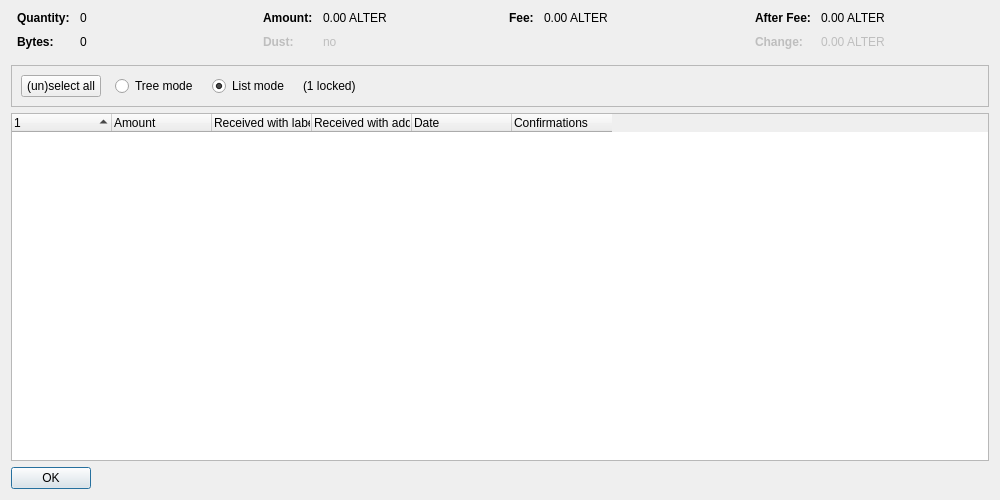
<?xml version="1.0" encoding="UTF-8"?>
<ui version="4.0">
 <class>CoinControlDialog</class>
 <widget class="QDialog" name="CoinControlDialog">
  <property name="geometry">
   <rect>
    <x>0</x>
    <y>0</y>
    <width>1000</width>
    <height>500</height>
   </rect>
  </property>
  <property name="windowTitle">
   <string>Coin Selection</string>
  </property>
  <layout class="QVBoxLayout" name="verticalLayout">
   <item>
    <layout class="QHBoxLayout" name="horizontalLayoutTop" stretch="0,0,0,0">
     <property name="topMargin">
      <number>0</number>
     </property>
     <property name="bottomMargin">
      <number>10</number>
     </property>
     <item>
      <layout class="QFormLayout" name="formLayoutCoinControl1">
       <property name="horizontalSpacing">
        <number>10</number>
       </property>
       <property name="verticalSpacing">
        <number>10</number>
       </property>
       <property name="leftMargin">
        <number>6</number>
       </property>
       <property name="rightMargin">
        <number>6</number>
       </property>
       <item row="0" column="0">
        <widget class="QLabel" name="labelCoinControlQuantityText">
         <property name="font">
          <font>
           <weight>75</weight>
           <bold>true</bold>
          </font>
         </property>
         <property name="text">
          <string>Quantity:</string>
         </property>
        </widget>
       </item>
       <item row="0" column="1">
        <widget class="QLabel" name="labelCoinControlQuantity">
         <property name="cursor">
          <cursorShape>IBeamCursor</cursorShape>
         </property>
         <property name="contextMenuPolicy">
          <enum>Qt::ActionsContextMenu</enum>
         </property>
         <property name="text">
          <string notr="true">0</string>
         </property>
         <property name="textInteractionFlags">
          <set>Qt::LinksAccessibleByMouse|Qt::TextSelectableByKeyboard|Qt::TextSelectableByMouse</set>
         </property>
        </widget>
       </item>
       <item row="1" column="0">
        <widget class="QLabel" name="labelCoinControlBytesText">
         <property name="font">
          <font>
           <weight>75</weight>
           <bold>true</bold>
          </font>
         </property>
         <property name="text">
          <string>Bytes:</string>
         </property>
        </widget>
       </item>
       <item row="1" column="1">
        <widget class="QLabel" name="labelCoinControlBytes">
         <property name="cursor">
          <cursorShape>IBeamCursor</cursorShape>
         </property>
         <property name="contextMenuPolicy">
          <enum>Qt::ActionsContextMenu</enum>
         </property>
         <property name="text">
          <string notr="true">0</string>
         </property>
         <property name="textInteractionFlags">
          <set>Qt::LinksAccessibleByMouse|Qt::TextSelectableByKeyboard|Qt::TextSelectableByMouse</set>
         </property>
        </widget>
       </item>
      </layout>
     </item>
     <item>
      <layout class="QFormLayout" name="formLayoutCoinControl2">
       <property name="horizontalSpacing">
        <number>10</number>
       </property>
       <property name="verticalSpacing">
        <number>10</number>
       </property>
       <property name="leftMargin">
        <number>6</number>
       </property>
       <property name="rightMargin">
        <number>6</number>
       </property>
       <item row="0" column="0">
        <widget class="QLabel" name="labelCoinControlAmountText">
         <property name="font">
          <font>
           <weight>75</weight>
           <bold>true</bold>
          </font>
         </property>
         <property name="text">
          <string>Amount:</string>
         </property>
        </widget>
       </item>
       <item row="0" column="1">
        <widget class="QLabel" name="labelCoinControlAmount">
         <property name="cursor">
          <cursorShape>IBeamCursor</cursorShape>
         </property>
         <property name="contextMenuPolicy">
          <enum>Qt::ActionsContextMenu</enum>
         </property>
         <property name="text">
          <string notr="true">0.00 ALTER</string>
         </property>
         <property name="textInteractionFlags">
          <set>Qt::LinksAccessibleByMouse|Qt::TextSelectableByKeyboard|Qt::TextSelectableByMouse</set>
         </property>
        </widget>
       </item>
       <item row="1" column="0">
        <widget class="QLabel" name="labelCoinControlLowOutputText">
         <property name="enabled">
          <bool>false</bool>
         </property>
         <property name="font">
          <font>
           <weight>75</weight>
           <bold>true</bold>
          </font>
         </property>
         <property name="text">
          <string>Dust:</string>
         </property>
        </widget>
       </item>
       <item row="1" column="1">
        <widget class="QLabel" name="labelCoinControlLowOutput">
         <property name="enabled">
          <bool>false</bool>
         </property>
         <property name="cursor">
          <cursorShape>IBeamCursor</cursorShape>
         </property>
         <property name="contextMenuPolicy">
          <enum>Qt::ActionsContextMenu</enum>
         </property>
         <property name="text">
          <string notr="true">no</string>
         </property>
         <property name="textInteractionFlags">
          <set>Qt::LinksAccessibleByMouse|Qt::TextSelectableByKeyboard|Qt::TextSelectableByMouse</set>
         </property>
        </widget>
       </item>
      </layout>
     </item>
     <item>
      <layout class="QFormLayout" name="formLayoutCoinControl3">
       <property name="horizontalSpacing">
        <number>10</number>
       </property>
       <property name="verticalSpacing">
        <number>10</number>
       </property>
       <property name="leftMargin">
        <number>6</number>
       </property>
       <property name="rightMargin">
        <number>6</number>
       </property>
       <item row="0" column="0">
        <widget class="QLabel" name="labelCoinControlFeeText">
         <property name="font">
          <font>
           <weight>75</weight>
           <bold>true</bold>
          </font>
         </property>
         <property name="text">
          <string>Fee:</string>
         </property>
        </widget>
       </item>
       <item row="0" column="1">
        <widget class="QLabel" name="labelCoinControlFee">
         <property name="cursor">
          <cursorShape>IBeamCursor</cursorShape>
         </property>
         <property name="contextMenuPolicy">
          <enum>Qt::ActionsContextMenu</enum>
         </property>
         <property name="text">
          <string notr="true">0.00 ALTER</string>
         </property>
         <property name="textInteractionFlags">
          <set>Qt::LinksAccessibleByMouse|Qt::TextSelectableByKeyboard|Qt::TextSelectableByMouse</set>
         </property>
        </widget>
       </item>
      </layout>
     </item>
     <item>
      <layout class="QFormLayout" name="formLayoutCoinControl4">
       <property name="horizontalSpacing">
        <number>10</number>
       </property>
       <property name="verticalSpacing">
        <number>10</number>
       </property>
       <property name="leftMargin">
        <number>6</number>
       </property>
       <property name="rightMargin">
        <number>6</number>
       </property>
       <item row="0" column="0">
        <widget class="QLabel" name="labelCoinControlAfterFeeText">
         <property name="font">
          <font>
           <weight>75</weight>
           <bold>true</bold>
          </font>
         </property>
         <property name="text">
          <string>After Fee:</string>
         </property>
        </widget>
       </item>
       <item row="0" column="1">
        <widget class="QLabel" name="labelCoinControlAfterFee">
         <property name="cursor">
          <cursorShape>IBeamCursor</cursorShape>
         </property>
         <property name="contextMenuPolicy">
          <enum>Qt::ActionsContextMenu</enum>
         </property>
         <property name="text">
          <string notr="true">0.00 ALTER</string>
         </property>
         <property name="textInteractionFlags">
          <set>Qt::LinksAccessibleByMouse|Qt::TextSelectableByKeyboard|Qt::TextSelectableByMouse</set>
         </property>
        </widget>
       </item>
       <item row="1" column="0">
        <widget class="QLabel" name="labelCoinControlChangeText">
         <property name="enabled">
          <bool>false</bool>
         </property>
         <property name="font">
          <font>
           <weight>75</weight>
           <bold>true</bold>
          </font>
         </property>
         <property name="text">
          <string>Change:</string>
         </property>
        </widget>
       </item>
       <item row="1" column="1">
        <widget class="QLabel" name="labelCoinControlChange">
         <property name="enabled">
          <bool>false</bool>
         </property>
         <property name="cursor">
          <cursorShape>IBeamCursor</cursorShape>
         </property>
         <property name="contextMenuPolicy">
          <enum>Qt::ActionsContextMenu</enum>
         </property>
         <property name="text">
          <string notr="true">0.00 ALTER</string>
         </property>
         <property name="textInteractionFlags">
          <set>Qt::LinksAccessibleByMouse|Qt::TextSelectableByKeyboard|Qt::TextSelectableByMouse</set>
         </property>
        </widget>
       </item>
      </layout>
     </item>
    </layout>
   </item>
   <item>
    <widget class="QFrame" name="frame">
     <property name="minimumSize">
      <size>
       <width>0</width>
       <height>40</height>
      </size>
     </property>
     <property name="frameShape">
      <enum>QFrame::StyledPanel</enum>
     </property>
     <property name="frameShadow">
      <enum>QFrame::Sunken</enum>
     </property>
     <layout class="QHBoxLayout" name="horizontalLayout">
      <item>
       <layout class="QHBoxLayout" name="horizontalLayoutPanel" stretch="0,0,0,0,0">
        <property name="spacing">
         <number>14</number>
        </property>
        <item>
         <widget class="QPushButton" name="pushButtonSelectAll">
          <property name="sizePolicy">
           <sizepolicy hsizetype="Maximum" vsizetype="Fixed">
            <horstretch>0</horstretch>
            <verstretch>0</verstretch>
           </sizepolicy>
          </property>
          <property name="text">
           <string>(un)select all</string>
          </property>
          <property name="autoDefault">
           <bool>false</bool>
          </property>
         </widget>
        </item>
        <item>
         <widget class="QRadioButton" name="radioTreeMode">
          <property name="sizePolicy">
           <sizepolicy hsizetype="Maximum" vsizetype="Fixed">
            <horstretch>0</horstretch>
            <verstretch>0</verstretch>
           </sizepolicy>
          </property>
          <property name="text">
           <string>Tree mode</string>
          </property>
         </widget>
        </item>
        <item>
         <widget class="QRadioButton" name="radioListMode">
          <property name="sizePolicy">
           <sizepolicy hsizetype="Maximum" vsizetype="Fixed">
            <horstretch>0</horstretch>
            <verstretch>0</verstretch>
           </sizepolicy>
          </property>
          <property name="text">
           <string>List mode</string>
          </property>
          <property name="checked">
           <bool>true</bool>
          </property>
         </widget>
        </item>
        <item>
         <widget class="QLabel" name="labelLocked">
          <property name="text">
           <string notr="true">(1 locked)</string>
          </property>
         </widget>
        </item>
        <item>
         <spacer name="horizontalSpacer">
          <property name="orientation">
           <enum>Qt::Horizontal</enum>
          </property>
          <property name="sizeHint" stdset="0">
           <size>
            <width>40</width>
            <height>20</height>
           </size>
          </property>
         </spacer>
        </item>
       </layout>
      </item>
     </layout>
    </widget>
   </item>
   <item>
    <widget class="CoinControlTreeWidget" name="treeWidget">
     <property name="contextMenuPolicy">
      <enum>Qt::CustomContextMenu</enum>
     </property>
     <property name="sortingEnabled">
      <bool>false</bool>
     </property>
     <property name="columnCount">
      <number>6</number>
     </property>
     <attribute name="headerShowSortIndicator" stdset="0">
      <bool>true</bool>
     </attribute>
     <attribute name="headerStretchLastSection">
      <bool>false</bool>
     </attribute>
     <column>
      <property name="text">
       <string/>
      </property>
     </column>
     <column>
      <property name="text">
       <string>Amount</string>
      </property>
     </column>
     <column>
      <property name="text">
       <string>Received with label</string>
      </property>
     </column>
     <column>
      <property name="text">
       <string>Received with address</string>
      </property>
     </column>
     <column>
      <property name="text">
       <string>Date</string>
      </property>
     </column>
     <column>
      <property name="text">
       <string>Confirmations</string>
      </property>
      <property name="toolTip">
       <string>Confirmed</string>
      </property>
     </column>
     <column>
      <property name="text">
       <string/>
      </property>
     </column>
     <column>
      <property name="text">
       <string/>
      </property>
     </column>
     <column>
      <property name="text">
       <string/>
      </property>
     </column>
     <column>
      <property name="text">
       <string/>
      </property>
     </column>
    </widget>
   </item>
   <item>
    <widget class="QDialogButtonBox" name="buttonBox">
     <property name="sizePolicy">
      <sizepolicy hsizetype="Maximum" vsizetype="Fixed">
       <horstretch>0</horstretch>
       <verstretch>0</verstretch>
      </sizepolicy>
     </property>
     <property name="orientation">
      <enum>Qt::Horizontal</enum>
     </property>
     <property name="standardButtons">
      <set>QDialogButtonBox::Ok</set>
     </property>
    </widget>
   </item>
  </layout>
 </widget>
 <customwidgets>
  <customwidget>
   <class>CoinControlTreeWidget</class>
   <extends>QTreeWidget</extends>
   <header>qt/coincontroltreewidget.h</header>
  </customwidget>
 </customwidgets>
 <resources/>
 <connections/>
</ui>
